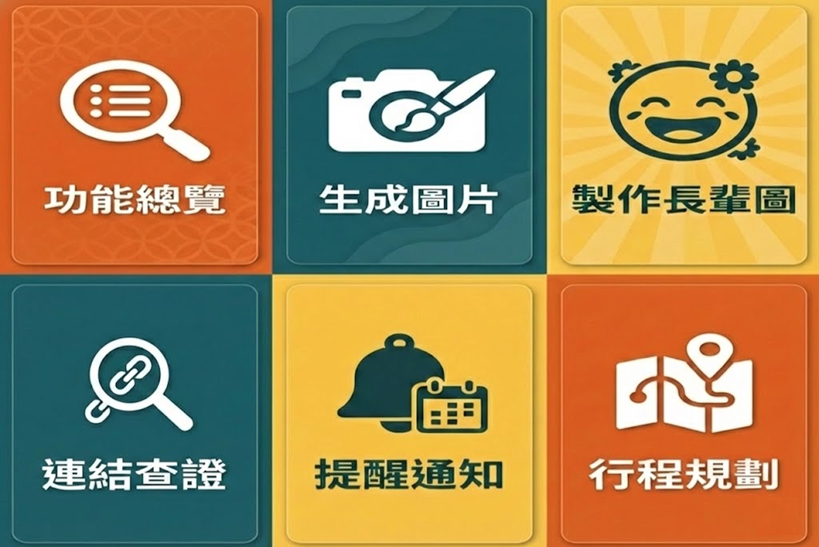
#> input picture static/rich_menu_new.png, 819 x 547 px, found by its file name
$ python compress_img.py
#> lines starting #> are read from the running program, lines starting #| are printed output that depends on the picture
from PIL import Image
import os

target_path = r"c:\Users\user\Desktop\LINEBOT\長輩版機器人\static\rich_menu_new.png"
temp_jpg = r"c:\Users\user\Desktop\LINEBOT\長輩版機器人\static\rich_menu_new.jpg"

try:
    if os.path.exists(target_path):
        img = Image.open(target_path)
#> img is the input picture: PIL image 819x547 RGBA; mean R, G, B, A 161.3, 133, 84.5, 255
        img = img.convert('RGB') # Remove alpha to save as JPG
#> img: PIL image 819x547 RGB

        # Save as optimized PNG
        temp_png = r"c:\Users\user\Desktop\LINEBOT\長輩版機器人\static\rich_menu_new.png"

        # Resize if needed (already done, but ensured)
        # Quantize to 256 colors to significantly reduce PNG size while keeping structure usable for menu
        # or just use maximize optimization
        img = img.resize((2500, 1686), Image.Resampling.LANCZOS)
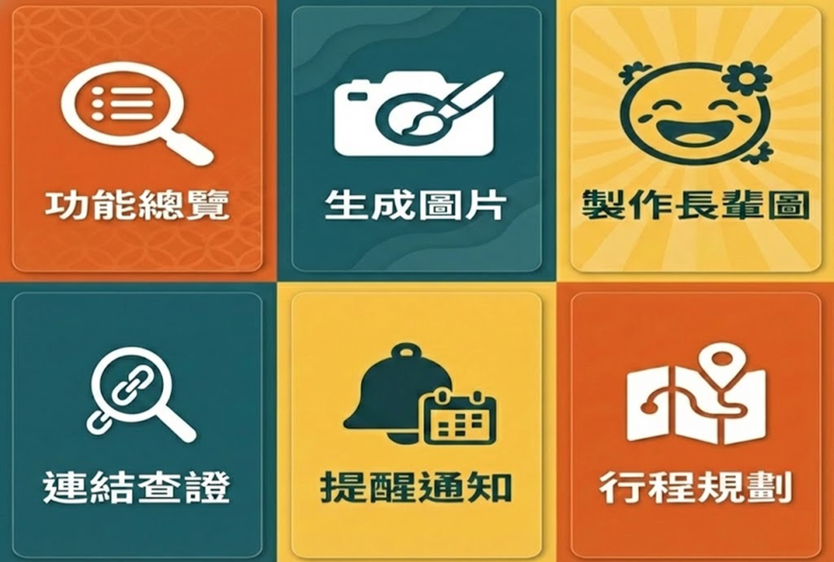
#> img: PIL image 2500x1686 RGB (shown at 1/3 size); mean R, G, B 161.3, 133, 84.5

        # Optimize PNG
        img.save(temp_png, "PNG", optimize=True)

        size = os.path.getsize(temp_png)
        print(f"Optimized PNG size: {size}")

        if size > 1000000:
             print("Warning: Still > 1MB. Trying quantization (P mode)...")
             img_p = img.quantize(colors=256)
             img_p.save(temp_png, "PNG", optimize=True)
             print(f"Quantized PNG size: {os.path.getsize(temp_png)}")

        print(f"Saved optimized image to {temp_png}")
    else:
        print("Source file not found")
except Exception as e:
    print(f"Compress Error: {e}")
